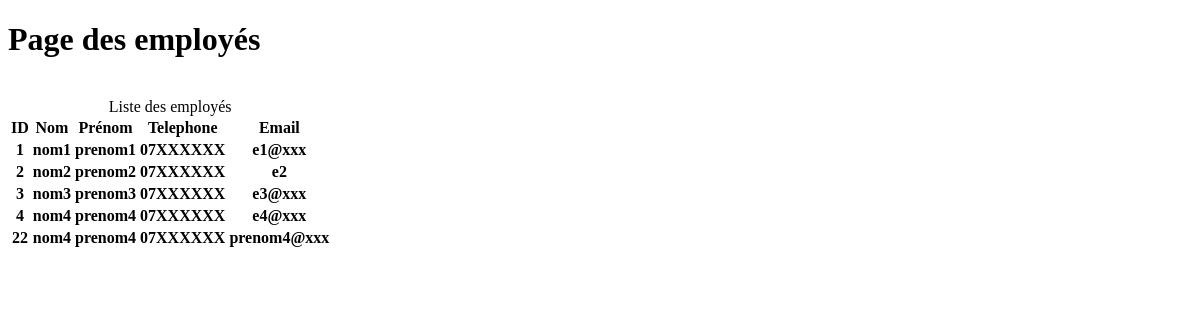
/employes/, run on an earlier commit of the app's database.
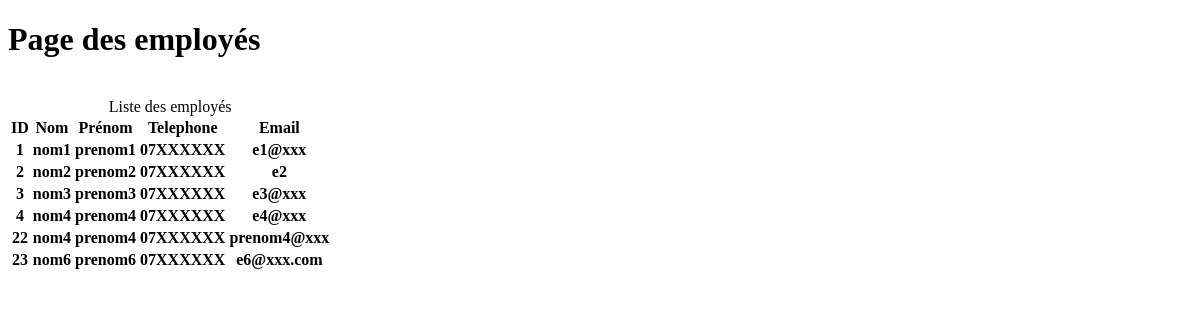
And on a later commit of the database.
### employes/models.py (models this page shows, shortened)
class Employe(models.Model):
    prenomEmploye = models.CharField(max_length=200, null=True)
    nomEmploye = models.CharField(max_length=200, null=True)
    emailEmploye = models.CharField(max_length=200, null=True)
    telEmploye = models.CharField(max_length=200, null=True)
    mdpEmploye = models.CharField(max_length=50, null=True)

### employes/views.py (the view)
# urls.py: path('', views.homeEmploye),
def homeEmploye(request):
    employe = Employe.objects.all()
    context = {'employes': employe}
    return render(request, 'employes/employes.html', context)

### templates/employes/employes.html (shortened to what this page needs)
<!DOCTYPE html>
<html lang="en">
<head>
</head>
<body>
<h1>Page des employés</h1>
<br>
<table>
    <caption>Liste des employés</caption>
    <tr>
        <th>ID</th>
        <th>Nom</th>
        <th>Prénom</th>
        <th>Telephone</th>
        <th>Email</th>
    </tr>
     {% for employe in employes %}
    <tr>
        <th>{{ employe.id }}</th>
        <th>{{ employe.nomEmploye }}</th>
        <th>{{ employe.prenomEmploye }}</th>
        <th>{{ employe.telEmploye }}</th>
        <th>{{ employe.emailEmploye }}</th>
    </tr>
    {% endfor %}
</table>
</body>
</html>

What changed in the data, as far as the page shows it:
added Employe: id "23", nomEmploye "nom6", prenomEmploye "prenom6", telEmploye "07XXXXXX", emailEmploye "e6@xxx.com"
